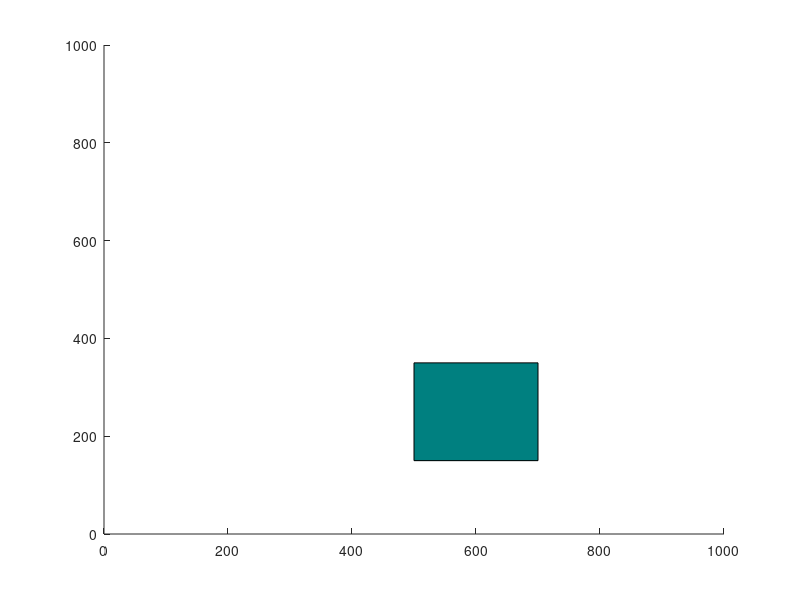

This chart was generated by the following MATLAB code: (Note: this script raises an error after producing the figure.)
% RRT* algorithm in 2D with collision avoidance.
% 
% Author: Sai Vemprala
% 
% nodes:    Contains list of all explored nodes. Each node contains its
%           coordinates, cost to reach and its parent.
% 
% Brief description of algorithm: 
% 1. Pick a random node q_rand.
% 2. Find the closest node q_near from explored nodes to branch out from, towards
%    q_rand.
% 3. Steer from q_near towards q_rand: interpolate if node is too far away, reach
%    q_new. Check that obstacle is not hit.
% 4. Update cost of reaching q_new from q_near, treat it as Cmin. For now,
%    q_near acts as the parent node of q_new.
% 5. From the list of 'visited' nodes, check for nearest neighbors with a 
%    given radius, insert in a list q_nearest.
% 6. In all members of q_nearest, check if q_new can be reached from a
%    different parent node with cost lower than Cmin, and without colliding
%    with the obstacle. Select the node that results in the least cost and 
%    update the parent of q_new.
% 7. Add q_new to node list.
% 8. Continue until maximum number of nodes is reached or goal is hit.
clc;
clear all;
close all;

x_max = 1000;
y_max = 1000;
obstacle = [500,150,200,200];
EPS = 20;
numNodes = 3000;        

q_start.coord = [0 0];
q_start.cost = 0;
q_start.parent = 0;
q_goal.coord = [900 900];
q_goal.cost = 0;

nodes(1) = q_start;
figure(1)
axis([0 x_max 0 y_max])
rectangle('Position',obstacle,'FaceColor',[0 .5 .5])
hold on

breakit=0;

for i = 1:1:numNodes
    q_rand = [floor(rand(1)*x_max) floor(rand(1)*y_max)];
    %plot(q_rand(1), q_rand(2), 'x', 'Color',  [0 0.4470 0.7410])
    
    % Break if goal node is already reached
    for j = 1:1:length(nodes)
        if dist(nodes(j).coord,q_goal.coord)<100;
            breakit=1;
            break
        end
    end
    
    if breakit==1
        break
    end
    
    
    % Pick the closest node from existing list to branch out from
    
    %finding nearest node among existing ones
    ndist = [];
    for j = 1:1:length(nodes)
        n = nodes(j);
        tmp = dist(n.coord, q_rand);
        ndist = [ndist tmp];
    end
    [val, idx] = min(ndist);
    q_near = nodes(idx);
    q_new.parent=idx;
    
    %creating new node accordingly in that direction and assigning cost to
    %start point
    %q_near is nearest node among existing ones
    
    q_new.coord = steer(q_rand, q_near.coord, val, EPS);
    if noCollision(q_rand, q_near.coord, obstacle)
        line([q_near.coord(1), q_new.coord(1)], [q_near.coord(2), q_new.coord(2)], 'Color', 'r', 'LineWidth', 2);
        drawnow
        hold on
        q_new.cost = dist(q_new.coord, q_near.coord) + q_near.cost;
        
%         % Within a radius of r of newly created node, find all existing nodes
%         q_nearest = [];
%         r = 60;
%         neighbor_count = 1;
%         for j = 1:1:length(nodes)
%             if noCollision(nodes(j).coord, q_new.coord, obstacle) && dist(nodes(j).coord, q_new.coord) <= r
%                 q_nearest(neighbor_count).coord = nodes(j).coord;
%                 q_nearest(neighbor_count).cost = nodes(j).cost;
%                 neighbor_count = neighbor_count+1;
%             end
%         end
%         
%         % Initialize cost to currently known value
%         q_min = q_near;
%         C_min = q_new.cost;
%         
%         % Iterate through all nearest neighbors of new node to find alternate lower
%         % cost paths
%         
%         for k = 1:1:length(q_nearest)
%             if noCollision(q_nearest(k).coord, q_new.coord, obstacle) && q_nearest(k).cost + dist(q_nearest(k).coord, q_new.coord) < C_min
%                 q_min = q_nearest(k);
%                 C_min = q_nearest(k).cost + dist(q_nearest(k).coord, q_new.coord);
%                 line([q_min.coord(1), q_new.coord(1)], [q_min.coord(2), q_new.coord(2)], 'Color', 'g');                
%                 hold on
%             end
%         end
%         
%         % Update parent of newly made node by choosing least cost node as
%         % checked above (parents are closest nodes and child-parent
%         % traversal leads to goal to start traversal
%         
%         for j = 1:1:length(nodes)
%             if nodes(j).coord == q_min.coord
%                 q_new.parent = j;
%             end
%         end
        
        % Append to nodes
        nodes = [nodes q_new];
    end
end

%find crowfly distances of all nodes to goal

D = [];
for j = 1:1:length(nodes)
    tmpdist = dist(nodes(j).coord, q_goal.coord);
    D = [D tmpdist];
end

% Search backwards from goal to start to find the optimal least cost path

%begin with closest node to goal
[val, idx] = min(D);
q_final = nodes(idx);
q_goal.parent = idx;

q_end = q_goal;
nodes = [nodes q_goal];
while q_end.parent ~= 0
    start = q_end.parent;
    line([q_end.coord(1), nodes(start).coord(1)], [q_end.coord(2), nodes(start).coord(2)], 'Color', 'b', 'LineWidth', 2);
    hold on
    q_end = nodes(start);
end


